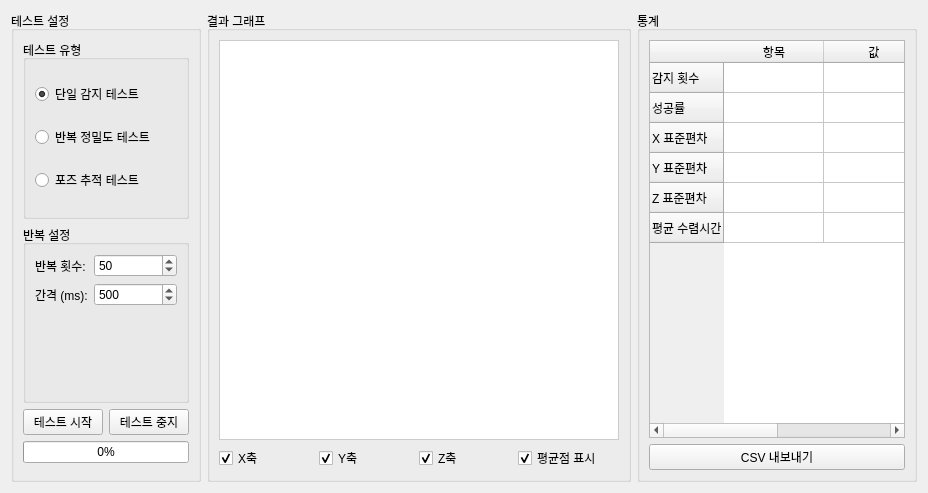
      <widget class="QWidget" name="tabTest">
       <attribute name="title">
        <string>테스트</string>
       </attribute>
       <layout class="QHBoxLayout" name="horizontalLayoutTest">

        <!-- Test Settings -->
        <item>
         <widget class="QGroupBox" name="groupTestSettings">
          <property name="title">
           <string>테스트 설정</string>
          </property>
          <property name="maximumSize">
           <size>
            <width>300</width>
            <height>16777215</height>
           </size>
          </property>
          <layout class="QVBoxLayout" name="verticalLayoutTestSettings">
           <item>
            <widget class="QGroupBox" name="groupTestType">
             <property name="title">
              <string>테스트 유형</string>
             </property>
             <layout class="QVBoxLayout" name="verticalLayoutTestType">
              <item>
               <widget class="QRadioButton" name="radioSingleDetect">
                <property name="text">
                 <string>단일 감지 테스트</string>
                </property>
                <property name="checked">
                 <bool>true</bool>
                </property>
               </widget>
              </item>
              <item>
               <widget class="QRadioButton" name="radioRepeatTest">
                <property name="text">
                 <string>반복 정밀도 테스트</string>
                </property>
               </widget>
              </item>
              <item>
               <widget class="QRadioButton" name="radioPoseTracking">
                <property name="text">
                 <string>포즈 추적 테스트</string>
                </property>
               </widget>
              </item>
             </layout>
            </widget>
           </item>
           <item>
            <widget class="QGroupBox" name="groupRepeatSettings">
             <property name="title">
              <string>반복 설정</string>
             </property>
             <layout class="QFormLayout" name="formLayoutRepeat">
              <item row="0" column="0">
               <widget class="QLabel" name="labelRepeatCount">
                <property name="text">
                 <string>반복 횟수:</string>
                </property>
               </widget>
              </item>
              <item row="0" column="1">
               <widget class="QSpinBox" name="spinRepeatCount">
                <property name="minimum">
                 <number>1</number>
                </property>
                <property name="maximum">
                 <number>1000</number>
                </property>
                <property name="value">
                 <number>50</number>
                </property>
               </widget>
              </item>
              <item row="1" column="0">
               <widget class="QLabel" name="labelInterval">
                <property name="text">
                 <string>간격 (ms):</string>
                </property>
               </widget>
              </item>
              <item row="1" column="1">
               <widget class="QSpinBox" name="spinInterval">
                <property name="minimum">
                 <number>100</number>
                </property>
                <property name="maximum">
                 <number>10000</number>
                </property>
                <property name="value">
                 <number>500</number>
                </property>
               </widget>
              </item>
             </layout>
            </widget>
           </item>
           <item>
            <layout class="QHBoxLayout" name="horizontalLayoutTestButtons">
             <item>
              <widget class="QPushButton" name="btnStartTest">
               <property name="text">
                <string>테스트 시작</string>
               </property>
              </widget>
             </item>
             <item>
              <widget class="QPushButton" name="btnStopTest">
               <property name="text">
                <string>테스트 중지</string>
               </property>
              </widget>
             </item>
            </layout>
           </item>
           <item>
            <widget class="QProgressBar" name="progressTest">
             <property name="value">
              <number>0</number>
             </property>
            </widget>
           </item>
           <item>
            <spacer name="verticalSpacerTest">
             <property name="orientation">
              <enum>Qt::Vertical</enum>
             </property>
            </spacer>
           </item>
          </layout>
         </widget>
        </item>

        <!-- Graph Area -->
        <item>
         <widget class="QGroupBox" name="groupTestGraph">
          <property name="title">
           <string>결과 그래프</string>
          </property>
          <layout class="QVBoxLayout" name="verticalLayoutGraph">
           <item>
            <widget class="QWidget" name="widgetGraph">
             <property name="minimumSize">
              <size>
               <width>400</width>
               <height>400</height>
              </size>
             </property>
             <property name="styleSheet">
              <string>background-color: white; border: 1px solid #cccccc;</string>
             </property>
            </widget>
           </item>
           <item>
            <layout class="QHBoxLayout" name="horizontalLayoutGraphOptions">
             <item>
              <widget class="QCheckBox" name="checkShowX">
               <property name="text">
                <string>X축</string>
               </property>
               <property name="checked">
                <bool>true</bool>
               </property>
              </widget>
             </item>
             <item>
              <widget class="QCheckBox" name="checkShowY">
               <property name="text">
                <string>Y축</string>
               </property>
               <property name="checked">
                <bool>true</bool>
               </property>
              </widget>
             </item>
             <item>
              <widget class="QCheckBox" name="checkShowZ">
               <property name="text">
                <string>Z축</string>
               </property>
               <property name="checked">
                <bool>true</bool>
               </property>
              </widget>
             </item>
             <item>
              <widget class="QCheckBox" name="checkShowMean">
               <property name="text">
                <string>평균점 표시</string>
               </property>
               <property name="checked">
                <bool>true</bool>
               </property>
              </widget>
             </item>
             <item>
              <spacer name="horizontalSpacerGraph">
               <property name="orientation">
                <enum>Qt::Horizontal</enum>
               </property>
              </spacer>
             </item>
            </layout>
           </item>
          </layout>
         </widget>
        </item>

        <!-- Statistics -->
        <item>
         <widget class="QGroupBox" name="groupStatistics">
          <property name="title">
           <string>통계</string>
          </property>
          <property name="minimumSize">
           <size>
            <width>250</width>
            <height>0</height>
           </size>
          </property>
          <layout class="QVBoxLayout" name="verticalLayoutStats">
           <item>
            <widget class="QTableWidget" name="tableStatistics">
             <property name="rowCount">
              <number>6</number>
             </property>
             <property name="columnCount">
              <number>2</number>
             </property>
             <row>
              <property name="text">
               <string>감지 횟수</string>
              </property>
             </row>
             <row>
              <property name="text">
               <string>성공률</string>
              </property>
             </row>
             <row>
              <property name="text">
               <string>X 표준편차</string>
              </property>
             </row>
             <row>
              <property name="text">
               <string>Y 표준편차</string>
              </property>
             </row>
             <row>
              <property name="text">
               <string>Z 표준편차</string>
              </property>
             </row>
             <row>
              <property name="text">
               <string>평균 수렴시간</string>
              </property>
             </row>
             <column>
              <property name="text">
               <string>항목</string>
              </property>
             </column>
             <column>
              <property name="text">
               <string>값</string>
              </property>
             </column>
            </widget>
           </item>
           <item>
            <widget class="QPushButton" name="btnExportCSV">
             <property name="text">
              <string>CSV 내보내기</string>
             </property>
            </widget>
           </item>
          </layout>
         </widget>
        </item>

       </layout>
      </widget>
